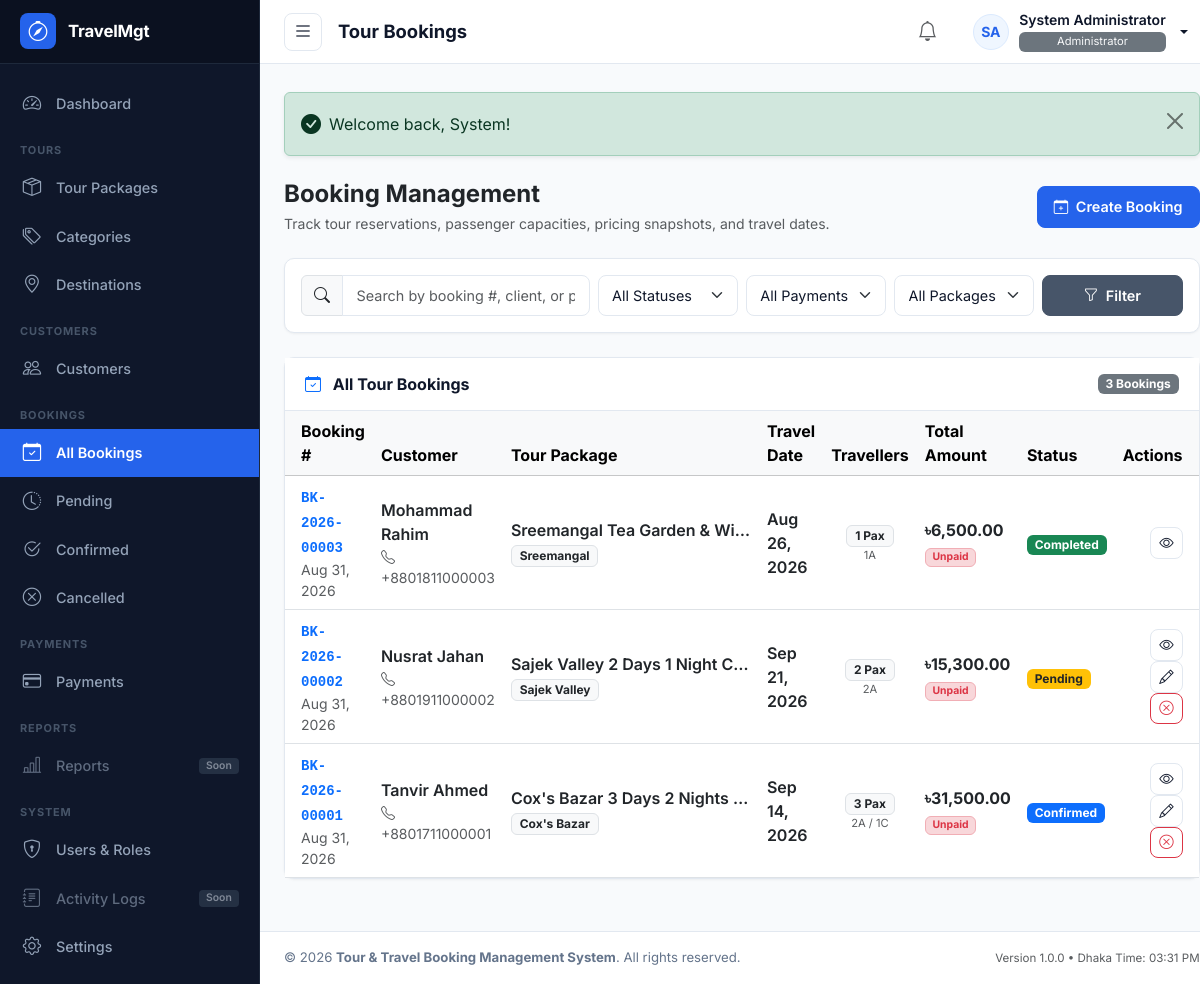
Page /modules/bookings/index.php (signed in) on the earlier database version.
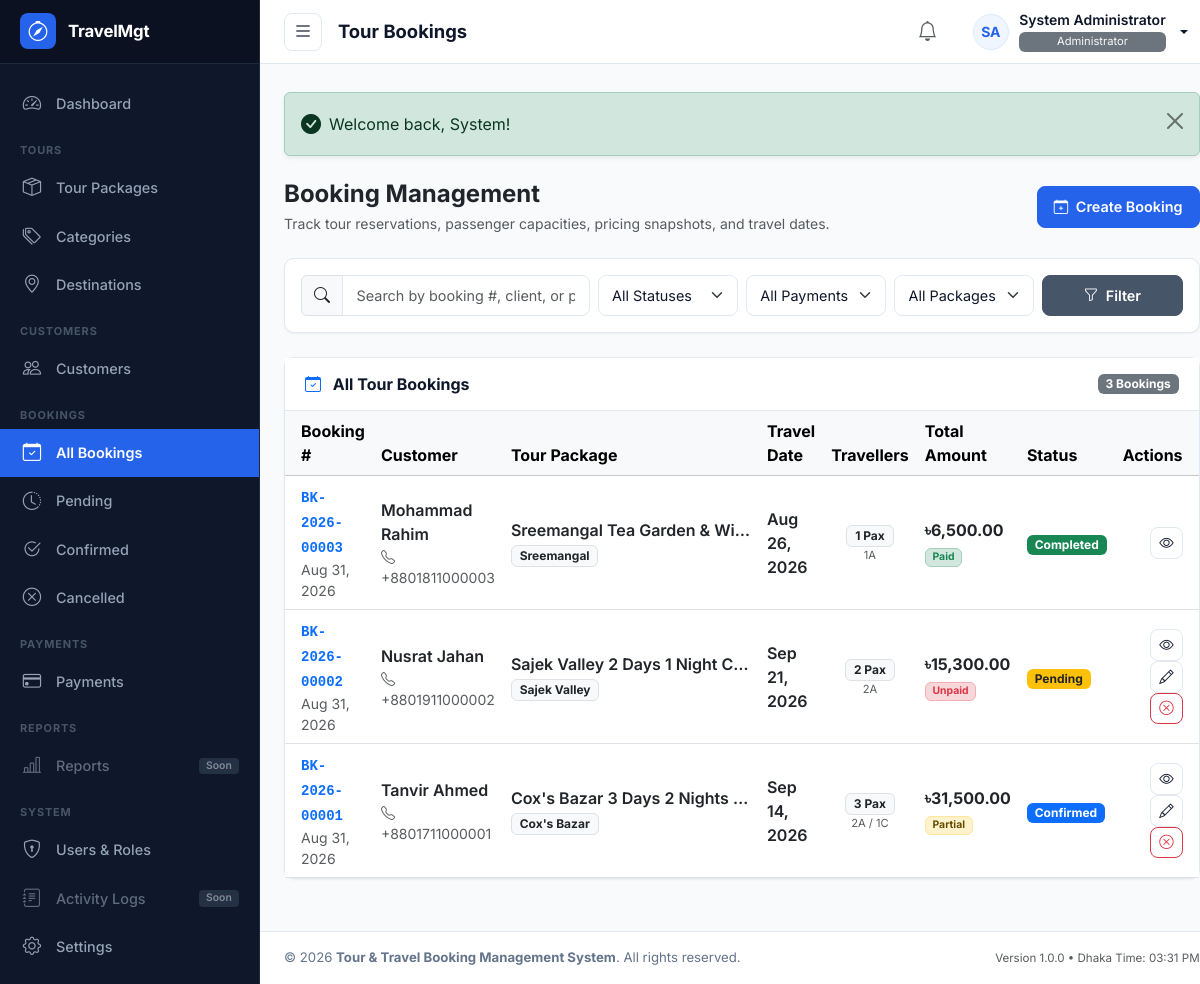
Same page on the later database version.
### tables this page shows
CREATE TABLE `bookings` (
  `id` BIGINT UNSIGNED NOT NULL AUTO_INCREMENT,
  `booking_number` VARCHAR(30) NOT NULL,
  `customer_id` BIGINT UNSIGNED NOT NULL,
  `tour_package_id` INT UNSIGNED NOT NULL,
  `travel_date` DATE NOT NULL,
  `adults` INT UNSIGNED NOT NULL DEFAULT 1,
  `children` INT UNSIGNED NOT NULL DEFAULT 0,
  `infants` INT UNSIGNED NOT NULL DEFAULT 0,
  `adult_price` DECIMAL(12,2) NOT NULL DEFAULT 0.00,
  `child_price` DECIMAL(12,2) NOT NULL DEFAULT 0.00,
  `subtotal` DECIMAL(12,2) NOT NULL DEFAULT 0.00,
  `discount_type` ENUM('none', 'percentage', 'fixed') NOT NULL DEFAULT 'none',
  `discount_value` DECIMAL(12,2) NOT NULL DEFAULT 0.00,
  `discount_amount` DECIMAL(12,2) NOT NULL DEFAULT 0.00,
  `total_amount` DECIMAL(12,2) NOT NULL DEFAULT 0.00,
  `paid_amount` DECIMAL(12,2) NOT NULL DEFAULT 0.00,
  `due_amount` DECIMAL(12,2) NOT NULL DEFAULT 0.00,
  `booking_status` ENUM('pending', 'confirmed', 'completed', 'cancelled') NOT NULL DEFAULT 'pending',
  `payment_status` ENUM('unpaid', 'partial', 'paid', 'refunded') NOT NULL DEFAULT 'unpaid',
  `special_request` TEXT NULL DEFAULT NULL,
  `notes` TEXT NULL DEFAULT NULL,
  `created_by` INT UNSIGNED NULL DEFAULT NULL,
  `created_at` TIMESTAMP NOT NULL DEFAULT CURRENT_TIMESTAMP,
  `updated_at` TIMESTAMP NOT NULL DEFAULT CURRENT_TIMESTAMP ON UPDATE CURRENT_TIMESTAMP,
  `cancelled_at` TIMESTAMP NULL DEFAULT NULL,
  `deleted_at` TIMESTAMP NULL DEFAULT NULL,
  PRIMARY KEY (`id`),
  UNIQUE KEY `uk_booking_number` (`booking_number`),
  INDEX `idx_bookings_customer` (`customer_id`),
  INDEX `idx_bookings_tour_package` (`tour_package_id`),
  INDEX `idx_bookings_travel_date` (`travel_date`),
  INDEX `idx_bookings_status` (`booking_status`),
  INDEX `idx_bookings_payment_status` (`payment_status`),
  INDEX `idx_bookings_created_at` (`created_at`),
  INDEX `idx_bookings_deleted_at` (`deleted_at`),
  CONSTRAINT `fk_bookings_customer` FOREIGN KEY (`customer_id`) REFERENCES `customers` (`id`) ON DELETE RESTRICT ON UPDATE CASCADE,
  CONSTRAINT `fk_bookings_tour_package` FOREIGN KEY (`tour_package_id`) REFERENCES `tour_packages` (`id`) ON DELETE RESTRICT ON UPDATE CASCADE,
  CONSTRAINT `fk_bookings_created_by` FOREIGN KEY (`created_by`) REFERENCES `users` (`id`) ON DELETE SET NULL ON UPDATE CASCADE
);

CREATE TABLE `customers` (
  `id` BIGINT UNSIGNED NOT NULL AUTO_INCREMENT,
  `customer_code` VARCHAR(30) NOT NULL,
  `first_name` VARCHAR(100) NULL DEFAULT NULL,
  `last_name` VARCHAR(100) NULL DEFAULT NULL,
  `name` VARCHAR(200) NOT NULL,
  `email` VARCHAR(150) NULL DEFAULT NULL,
  `phone` VARCHAR(30) NOT NULL,
  `alternate_phone` VARCHAR(30) NULL DEFAULT NULL,
  `gender` ENUM('male', 'female', 'other') NULL DEFAULT NULL,
  `date_of_birth` DATE NULL DEFAULT NULL,
  `address` TEXT NULL DEFAULT NULL,
  `city` VARCHAR(100) NULL DEFAULT NULL,
  `state` VARCHAR(100) NULL DEFAULT NULL,
  `country` VARCHAR(100) NOT NULL DEFAULT 'Bangladesh',
  `postal_code` VARCHAR(20) NULL DEFAULT NULL,
  `passport_number` VARCHAR(50) NULL DEFAULT NULL,
  `passport_expiry` DATE NULL DEFAULT NULL,
  `national_id` VARCHAR(50) NULL DEFAULT NULL,
  `profile_photo` VARCHAR(255) NULL DEFAULT NULL,
  `notes` TEXT NULL DEFAULT NULL,
  `status` ENUM('active', 'inactive') NOT NULL DEFAULT 'active',
  `created_at` TIMESTAMP NOT NULL DEFAULT CURRENT_TIMESTAMP,
  `updated_at` TIMESTAMP NOT NULL DEFAULT CURRENT_TIMESTAMP ON UPDATE CURRENT_TIMESTAMP,
  `deleted_at` TIMESTAMP NULL DEFAULT NULL,
  PRIMARY KEY (`id`),
  UNIQUE KEY `uk_customer_code` (`customer_code`),
  INDEX `idx_customers_email` (`email`),
  INDEX `idx_customers_phone` (`phone`),
  INDEX `idx_customers_status` (`status`),
  INDEX `idx_customers_deleted_at` (`deleted_at`)
);

CREATE TABLE `tour_packages` (
  `id` INT UNSIGNED NOT NULL AUTO_INCREMENT,
  `category_id` INT UNSIGNED NOT NULL,
  `destination_id` INT UNSIGNED NOT NULL,
  `package_code` VARCHAR(30) NOT NULL,
  `name` VARCHAR(200) NOT NULL,
  `slug` VARCHAR(220) NOT NULL,
  `short_description` VARCHAR(500) DEFAULT NULL,
  `description` TEXT DEFAULT NULL,
  `duration_days` INT UNSIGNED NOT NULL DEFAULT 1,
  `duration_nights` INT UNSIGNED NOT NULL DEFAULT 0,
  `price` DECIMAL(12,2) NOT NULL DEFAULT 0.00,
  `child_price` DECIMAL(12,2) DEFAULT NULL,
  `discount_type` ENUM('none', 'percentage', 'fixed') NOT NULL DEFAULT 'none',
  `discount_value` DECIMAL(12,2) NOT NULL DEFAULT 0.00,
  `available_seats` INT UNSIGNED NOT NULL DEFAULT 0,
  `departure_location` VARCHAR(150) DEFAULT NULL,
  `featured_image` VARCHAR(255) DEFAULT NULL,
  `hotel_information` TEXT DEFAULT NULL,
  `transportation` TEXT DEFAULT NULL,
  `meal_information` TEXT DEFAULT NULL,
  `included_services` TEXT DEFAULT NULL,
  `excluded_services` TEXT DEFAULT NULL,
  `terms_conditions` TEXT DEFAULT NULL,
  `status` ENUM('active', 'inactive', 'draft') NOT NULL DEFAULT 'active',
  `featured` TINYINT(1) NOT NULL DEFAULT 0,
  `created_at` TIMESTAMP NOT NULL DEFAULT CURRENT_TIMESTAMP,
  `updated_at` TIMESTAMP NOT NULL DEFAULT CURRENT_TIMESTAMP ON UPDATE CURRENT_TIMESTAMP,
  `deleted_at` DATETIME DEFAULT NULL,
  PRIMARY KEY (`id`),
  UNIQUE KEY `uk_tour_packages_code` (`package_code`),
  UNIQUE KEY `uk_tour_packages_slug` (`slug`),
  KEY `idx_tour_packages_category` (`category_id`),
  KEY `idx_tour_packages_destination` (`destination_id`),
  KEY `idx_tour_packages_status` (`status`),
  KEY `idx_tour_packages_featured` (`featured`),
  KEY `idx_tour_packages_deleted_at` (`deleted_at`),
  CONSTRAINT `fk_tour_packages_category` FOREIGN KEY (`category_id`) REFERENCES `tour_categories` (`id`) ON DELETE RESTRICT ON UPDATE CASCADE,
  CONSTRAINT `fk_tour_packages_destination` FOREIGN KEY (`destination_id`) REFERENCES `tour_destinations` (`id`) ON DELETE RESTRICT ON UPDATE CASCADE
);

CREATE TABLE `tour_destinations` (
  `id` INT UNSIGNED NOT NULL AUTO_INCREMENT,
  `name` VARCHAR(100) NOT NULL,
  `slug` VARCHAR(120) NOT NULL,
  `country` VARCHAR(100) DEFAULT 'Bangladesh',
  `description` TEXT DEFAULT NULL,
  `image` VARCHAR(255) DEFAULT NULL,
  `status` ENUM('active', 'inactive') NOT NULL DEFAULT 'active',
  `created_at` TIMESTAMP NOT NULL DEFAULT CURRENT_TIMESTAMP,
  `updated_at` TIMESTAMP NOT NULL DEFAULT CURRENT_TIMESTAMP ON UPDATE CURRENT_TIMESTAMP,
  `deleted_at` DATETIME DEFAULT NULL,
  PRIMARY KEY (`id`),
  UNIQUE KEY `uk_tour_destinations_slug` (`slug`),
  KEY `idx_tour_destinations_status` (`status`),
  KEY `idx_tour_destinations_deleted_at` (`deleted_at`)
);

### modules/bookings/index.php (the view, shortened to what the changed rows need)
<?php
require_once __DIR__ . '/../../includes/admin_header.php';
$canEdit     = has_permission('bookings.edit');
$canCancel   = has_permission('bookings.cancel');
$page          = max(1, (int)($_GET['page'] ?? 1));
$perPage       = 10;
$offset        = ($page - 1) * $perPage;
$bookings = [];
try {
    $pdo = get_db_connection();
    $where = ["b.deleted_at IS NULL"];
    $params = [];
    $whereSql = implode(' AND ', $where);
    $sql = "
        SELECT
            b.*,
            c.customer_code,
            c.name AS customer_name,
            c.phone AS customer_phone,
            c.profile_photo AS customer_avatar,
            p.package_code,
            p.name AS package_name,
            d.name AS destination_name
        FROM bookings b
        JOIN customers c ON b.customer_id = c.id
        JOIN tour_packages p ON b.tour_package_id = p.id
        LEFT JOIN tour_destinations d ON p.destination_id = d.id
        WHERE {$whereSql}
        ORDER BY b.id DESC
        LIMIT " . (int)$perPage . " OFFSET " . (int)$offset;
    $stmt = $pdo->prepare($sql);
    $stmt->execute($params);
    $bookings = $stmt->fetchAll();
} catch (PDOException $e) {
    error_log('Bookings list error: ' . $e->getMessage());
}
?>
<main id="admin-main">
    <?php require_once __DIR__ . '/../../includes/admin_topbar.php'; ?>
    <div class="admin-content-body">
        <div class="d-flex flex-column flex-sm-row justify-content-between align-items-sm-center gap-3 mb-4">
            <div>
                <h2 class="fs-4 fw-bold text-dark mb-1">Booking Management</h2>
            </div>
        </div>
        <div class="admin-card">
            <div class="admin-card-body p-0">
                <div class="table-responsive">
                    <table class="table table-hover align-middle mb-0">
                        <thead class="table-light">
                            <tr>
                                <th class="ps-3">Booking #</th>
                                <th>Customer</th>
                                <th>Tour Package</th>
                                <th>Travel Date</th>
                                <th class="text-center">Travellers</th>
                                <th>Total Amount</th>
                                <th>Status</th>
                                <th class="pe-3 text-end">Actions</th>
                            </tr>
                        </thead>
                        <tbody>
                            <?php if (!empty($bookings)): ?>
                                <?php foreach ($bookings as $b):
                                    $totalTravellers = (int)$b['adults'] + (int)$b['children'] + (int)$b['infants'];
                                    $bStatusClass = 'bg-secondary';
                                    if ($b['booking_status'] === 'pending') $bStatusClass = 'bg-warning text-dark';
                                    elseif ($b['booking_status'] === 'confirmed') $bStatusClass = 'bg-primary';
                                    elseif ($b['booking_status'] === 'completed') $bStatusClass = 'bg-success';
                                    elseif ($b['booking_status'] === 'cancelled') $bStatusClass = 'bg-danger';
                                    $pStatusClass = 'bg-secondary';
                                    if ($b['payment_status'] === 'unpaid') $pStatusClass = 'bg-danger-subtle text-danger border border-danger-subtle';
                                    elseif ($b['payment_status'] === 'partial') $pStatusClass = 'bg-warning-subtle text-warning-emphasis border border-warning-subtle';
                                    elseif ($b['payment_status'] === 'paid') $pStatusClass = 'bg-success-subtle text-success border border-success-subtle';
                                    elseif ($b['payment_status'] === 'refunded') $pStatusClass = 'bg-secondary-subtle text-secondary border';
                                ?>
                                    <tr>
                                        <td class="ps-3">
                                            <a href="<?= url('modules/bookings/view.php?id=' . $b['id']); ?>" class="fw-bold text-decoration-none">
                                                <code><?= e($b['booking_number']); ?></code>
                                            </a>
                                            <div class="text-muted small"><?= format_date($b['created_at'], 'M d, Y'); ?></div>
                                        </td>
                                        <td>
                                            <div class="fw-semibold text-dark"><?= e($b['customer_name']); ?></div>
                                            <div class="text-muted small"><i class="bi bi-telephone me-1"></i> <?= e($b['customer_phone']); ?></div>
                                        </td>
                                        <td>
                                            <div class="fw-semibold text-dark" style="max-width: 240px; white-space: nowrap; overflow: hidden; text-overflow: ellipsis;">
                                                <?= e($b['package_name']); ?>
                                            </div>
                                            <span class="badge bg-light text-dark border"><?= e($b['destination_name'] ?? '—'); ?></span>
                                        </td>
                                        <td>
                                            <div class="text-dark fw-semibold"><?= format_date($b['travel_date'], 'M d, Y'); ?></div>
                                        </td>
                                        <td class="text-center">
                                            <span class="badge bg-light text-dark border px-2 py-1">
                                                <?= $totalTravellers; ?> Pax
                                            </span>
                                            <div class="text-muted" style="font-size: 0.7rem;">
                                                <?= (int)$b['adults']; ?>A <?= (int)$b['children'] > 0 ? '/ ' . (int)$b['children'] . 'C' : ''; ?>
                                            </div>
                                        </td>
                                        <td>
                                            <div class="fw-bold text-dark"><?= format_currency($b['total_amount']); ?></div>
                                            <span class="badge <?= $pStatusClass; ?>" style="font-size: 0.65rem;">
                                                <?= ucfirst(e($b['payment_status'])); ?>
                                            </span>
                                        </td>
                                        <td>
                                            <span class="badge <?= $bStatusClass; ?>">
                                                <?= ucfirst(e($b['booking_status'])); ?>
                                            </span>
                                        </td>
                                        <td class="pe-3 text-end">
                                            <a href="<?= url('modules/bookings/view.php?id=' . $b['id']); ?>" class="btn btn-outline-secondary btn-sm p-1 px-2" title="View Reservation Voucher">
                                                <i class="bi bi-eye"></i>
                                            </a>
                                            <?php if ($b['booking_status'] !== 'cancelled' && $b['booking_status'] !== 'completed'): ?>
                                                <?php if ($canEdit): ?>
                                                    <a href="<?= url('modules/bookings/edit.php?id=' . $b['id']); ?>" class="btn btn-outline-secondary btn-sm p-1 px-2 ms-1" title="Edit Booking">
                                                        <i class="bi bi-pencil"></i>
                                                    </a>
                                                <?php endif; ?>
                                                <?php if ($canCancel): ?>
                                                    <button
                                                        type="button"
                                                        class="btn btn-outline-danger btn-sm p-1 px-2 ms-1 btn-cancel-booking"
                                                        data-id="<?= (int)$b['id']; ?>"
                                                        data-number="<?= e($b['booking_number']); ?>"
                                                        title="Cancel Booking"
                                                    >
                                                        <i class="bi bi-x-circle"></i>
                                                    </button>
                                                <?php endif; ?>
                                            <?php endif; ?>
                                        </td>
                                    </tr>
                                <?php endforeach; ?>
                            <?php endif; ?>
                        </tbody>
                    </table>
                </div>
            </div>
        </div>
    </div>
<?php require_once __DIR__ . '/../../includes/admin_footer.php'; ?>

Differences in the rows shown:
changed bookings "Completed": payment_status "Unpaid" → "Paid"
changed bookings "Confirmed": payment_status "Unpaid" → "Partial"
